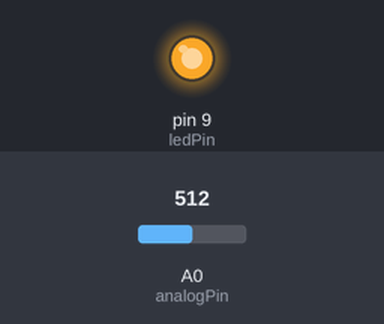
The sketch below on a simulated Arduino Uno, built with avr-gcc and run on an emulated ATmega328P. Shown: output pins drawn as LEDs (lit = HIGH). The inputs (shaded band) are chosen by the test bench; at power-on: A0 (analogPin) = 512. What the sketch prints to the serial monitor is not drawn.

Above: at 1.2 s.
1.3 s: A0 (analogPin) set to 306
At 2.3 s:
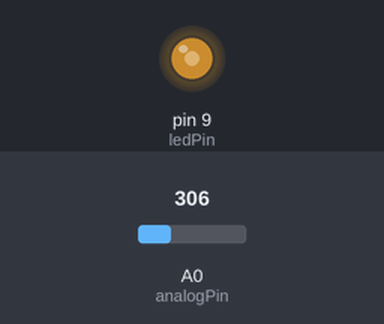
2.8 s: A0 (analogPin) set to 122
At 3.6 s:
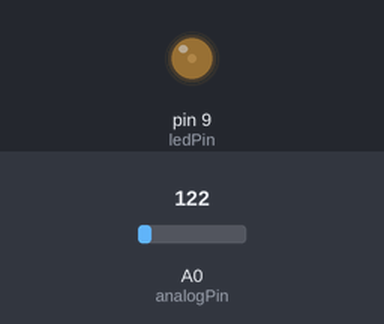
4.3 s: A0 (analogPin) set to 40
At 4.6 s:
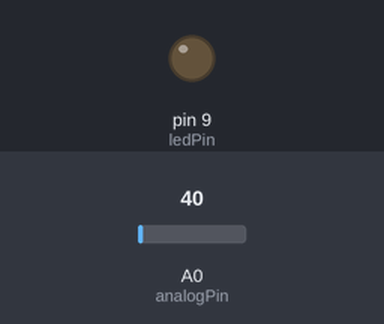
Timing chart, 0 to 7.3 s (numbered marks = the images above; inputs shaded):
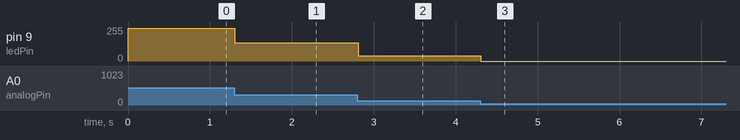

Measured:
- after the input at 1.3 s, pin 9 (ledPin): 245/255 → 136/255 at once
- after the input at 2.8 s, pin 9 (ledPin): 136/255 → 38/255 at once
- after the input at 4.3 s, pin 9 (ledPin): 38/255 → 0/255 at once

The sketch:

0516_2.ino
```cpp
int analogPin= A0;
int val= 0 ;
int ledPin = 9;

void setup() {
  // put your setup code here, to run once:
  Serial.begin(9600);
  pinMode(ledPin, OUTPUT);
}

void loop() {
  // put your main code here, to run repeatedly:
  val=analogRead(analogPin);
  Serial.println(val);
  if(val<50) val=50;
  if(val>530) val=530;
  int ledDimming=map(val,50,530,0,255);
  analogWrite(ledPin, ledDimming);
  delay(1);

}
```
